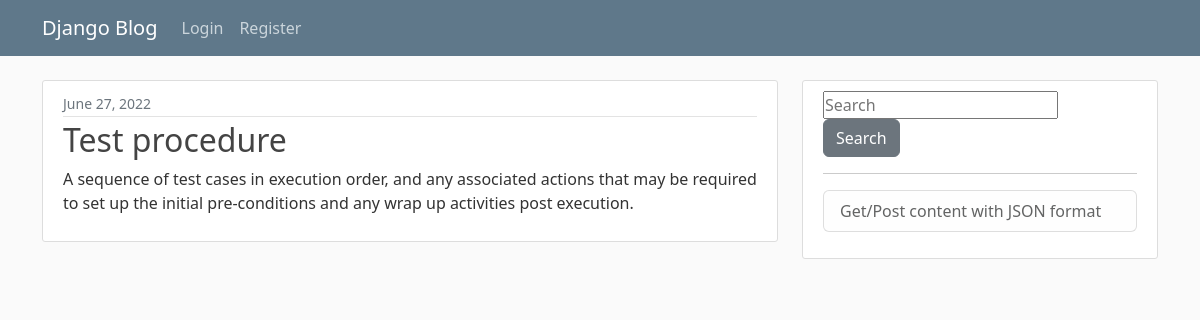
Screenshot of /post/12/ with the database file from the repository.
### blog/models.py (models this page shows, shortened)
class Post(models.Model):
    title = models.CharField(max_length= 250)
    content = models.TextField(max_length= 5000)
    date_posted = models.DateTimeField(default= timezone.now)
    category = models.CharField(max_length= 250, default="abbreviations")

### blog/views.py (the view)
# urls.py: path('post/<int:pk>/', PostDetailView.as_view(), name='post-detail'),
class PostDetailView(DetailView):
    model = Post
    template_name = 'blog/post_detail.html'

### blog/templates/blog/post_detail.html (shortened to what this page needs)
{% extends "blog/base.html" %}
{% block content %}
  <article class="media content-section">
    <div class="media-body">
      <div class="article-metadata">
        <small class="text-muted">{{ object.date_posted|date:"F d, Y" }}</small>
      </div>
      <h2 class="article-title">{{ object.title }}</h2>
      <p class="article-content">{{ object.content }}</p>
    </div>
  </article>
{% endblock content %}

### blog/static/blog/main.css (style rules this page uses)
body { background: #fafafa; color: #333333; margin-top: 5rem; }
h1, h2, h3, h4, h5, h6 { color: #444444; }
.content-section { background: #ffffff; padding: 10px 20px; border: 1px solid #dddddd; border-radius: 3px; margin-bottom: 20px; }
.article-title { color: #444444; }
.article-content { white-space: pre-line; }
.article-metadata { padding-bottom: 1px; margin-bottom: 4px; border-bottom: 1px solid #e3e3e3 }

### rows the page displays
Post: date_posted "June 27, 2022", title "Test procedure", content "A sequence of test cases in execution order, and any associated actions that may be required to set up the initial pre-conditions and any wrap up activities post execution."
